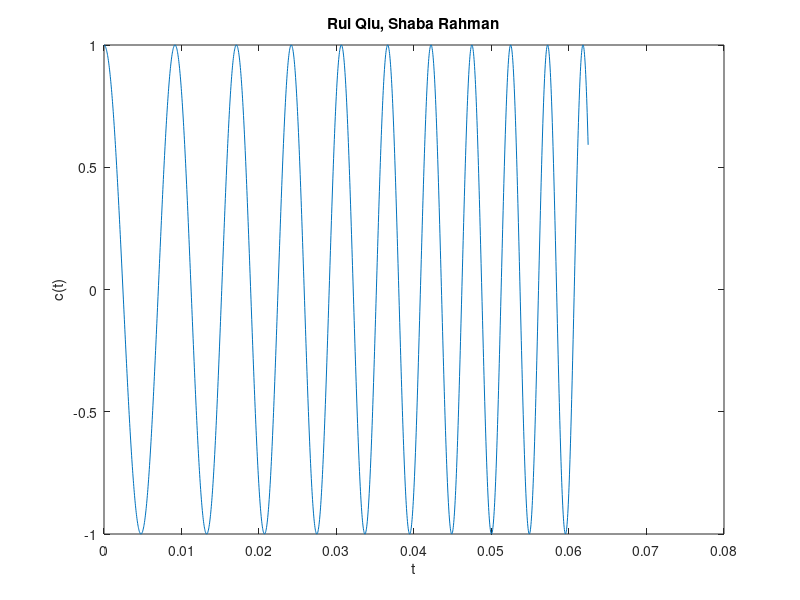

Write MATLAB code to recreate this figure.
clc;
clear;
f = 100; %f1
u=2000;    %miu
fs = 32000; %sampling frequency
Ts = 1/fs;
% Make the time vector for the 2000 samples plot
nplot=0:Ts:Ts*1999;
% Make the time vector for replayed sound spurt
% Play the spurt for 8 seconds
tfinal = 8;
nsound=0:Ts:tfinal;
%sample the chirp signal
cT = cos(pi*u*(nsound.^2)+2*pi*f*nsound);
% Make the plot
plot(nplot, cT(1:length(nplot)));
ylabel("c(t)");
xlabel("t");
title("Rui Qiu, Shaba Rahman");

% Save xnT as a wav sound file, soundfile.wav.
audiowrite('chirpsoundfile.wav', cT, fs);
exportgraphics(gcf, 'Q1chrip.jpg');
